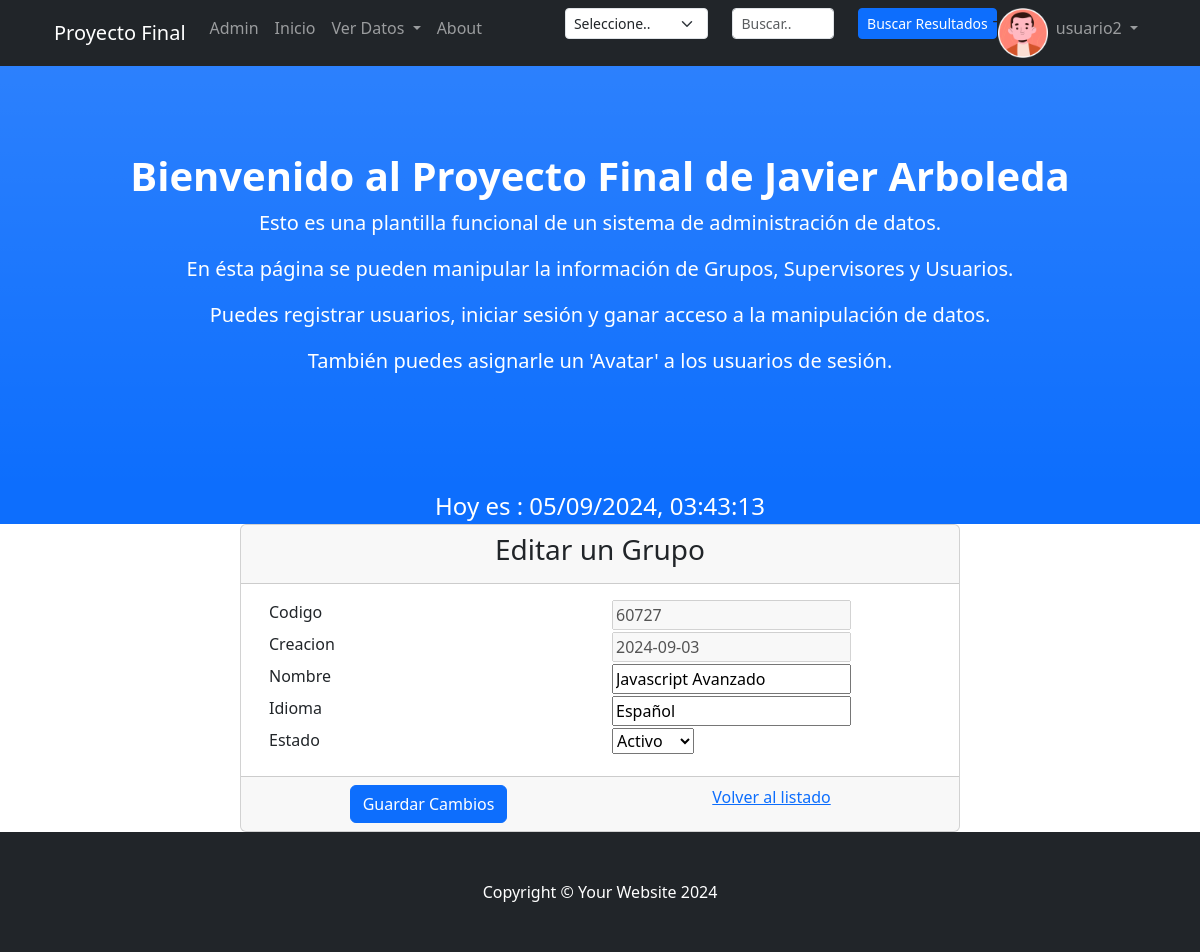
The page /editarGrupos/12/ (signed in) on the database its author committed.
### Usuarios/models.py (models this page shows, shortened)
class Imagen(models.Model):
    user = models.OneToOneField(User, on_delete = models.CASCADE)
    imagen = models.ImageField(upload_to = 'imagenes', null = True, blank = True)

### miAplicacion/models.py (models this page shows, shortened)
class Grupos(models.Model):
    codigo = models.IntegerField(
        validators=[
            MinValueValidator(10000),
            MaxValueValidator(99999)
        ],
        unique=True
    )
    nombre = models.CharField(max_length=50)
    idioma = models.CharField(max_length=20)
    estado = models.CharField(max_length=1)
    creacion = models.DateField()

### miAplicacion/views_clases.py (the view)
# urls.py: path('editarGrupos/<int:pk>/', gruposEditar.as_view(), name='editarGrupos'),
class gruposEditar(LoginRequiredMixin, UpdateView):
    model = Grupos
    form_class = gruposEdit
    template_name = 'miAplicacion/vistasClases/gruposEditar.html'
    success_url = reverse_lazy('gruposClist')
    def get_context_data(self, **kwargs):
        context = super().get_context_data(**kwargs)
        hoy = timezone.now().strftime('%d/%m/%Y, %H:%M:%S')
        context['dia_hora'] = hoy
        return context

### miAplicacion/forms.py
class gruposEdit(forms.ModelForm):
    ESTADO_CHOICES = [
        ('A', 'Activo'),
        ('I', 'Inactivo'),
    ]
    estado = forms.ChoiceField(choices=ESTADO_CHOICES)
    class Meta:
        model = Grupos
        fields = ['codigo','creacion','nombre','idioma','estado']
    def __init__(self, *args, **kwargs):
        super(gruposEdit, self).__init__(*args, **kwargs)
        self.fields['codigo'].disabled = True
        self.fields['creacion'].disabled = True

### miAplicacion/templates/miaplicacion/vistasClases/gruposEditar.html (shortened to what this page needs)
<!DOCTYPE html>
<html lang="en">
<head>
</head>
<body>
    {% extends "miAplicacion/index.html" %}
    {% load static %}
    {% block bloqueGrupos %}
        <div class="container px-4">
            <div class="row gx-4 justify-content-center">
                <div class="col-lg-8">
                    <div class="card">
                        <div class="card-header">
                            <h3 class="text-center">Editar un Grupo</h3>
                        </div>
                        <form action="" method="post">
                            <div class="card-body">
                                <div class="container">
                                    {% for field in form %}
                                    <div class="row">
                                        <div class="col"><label class="form-label" for="{{ field.id_for_label }}">{{ field.label }}</label></div>
                                        <div class="col">{{ field }}</div>
                                    </div>
                                    {% endfor %}
                                </div>
                            </div>
                            <div class="card-footer">
                                <div class="container text-center">
                                    <div class="row">
                                        <div class="col"><input type="submit" value="Guardar Cambios" class="btn btn-primary"></div>
                                        <div class="col"><a class="link" href="{% url 'gruposClist' %}">Volver al listado</a></div>
                                    </div>
                                </div>
                            </div>
                        </form>
                    </div>
                </div>
            </div>
        </div>
    {% endblock %}

### miAplicacion/templates/miaplicacion/index.html (shortened to what this page needs)
{% load static %}
<!DOCTYPE html>
<html lang="en">
    <head>
        <link href="{% static 'miaplicacion/css/styles.css' %}" rel="stylesheet" />
        <link href="https://cdn.jsdelivr.net/npm/bootstrap@5.3.3/dist/css/bootstrap.min.css" rel="stylesheet">
    </head>
    <body>
        <nav class="navbar navbar-expand-lg navbar-dark bg-dark fixed-top" id="mainNav">
            <div class="container px-4">
                <a class="navbar-brand" href="#">Proyecto Final</a>
                <div class="collapse navbar-collapse" id="navbarNavDropdown">
                    <ul class="navbar-nav ms-auto">
                        <li class="nav-item"><a class="nav-link" href="/admin/">Admin</a></li>
                        <li class="nav-item"><a class="nav-link" href="{% url 'inicio' %}">Inicio</a></li>
                        <li class="nav-item dropdown">
                            <a class="nav-link dropdown-toggle" href="#" id="navbarDropdownMenuLink" role="button" data-bs-toggle="dropdown" aria-expanded="false">
                                Ver Datos
                            </a>
                        </li>
                        <li class="nav-item"><a class="nav-link" href="{% url 'about' %}">About</a></li>
                        <form action="{% url 'buscar' %}" method="GET">
                            <div class="container">
                                <div class="row justify-content-center">
                                    <div class="col-4">
                                        <select class="form-select form-select-sm" aria-label=".form-select-sm" name="tipo" id="tipo">
                                            <option selected>Seleccione..</option>
                                        </select>
                                    </div>
                                    <div class="col-3">
                                        <input class="form-control form-control-sm" type="search" placeholder="Buscar.." name="codigo" id="codigo">
                                    </div>
                                    <div class="col-2">
                                        <input type="submit" class="btn btn-sm btn-primary" value="Buscar Resultados">
                                    </div>
                                </div>
                            </div>
                        </form>
                        <li>-</li>
                        {% if request.user.is_authenticated %}
                        {% if request.user.imagen and request.user.imagen.imagen %}
                            <img src="{{ request.user.imagen.imagen.url }}" alt="" style="height: 50px; width: 50px;">
                        {% else %}
                            <img src="{% static 'miaplicacion/images/default.jpg' %}" alt="" style="height: 50px; width: 50px;">
                        {% endif %}
                        <li class="nav-item dropdown">
                            <a class="nav-link dropdown-toggle" href="#" id="navbarDropdownMenuLink" role="button" data-bs-toggle="dropdown" aria-expanded="false">
                                {{ request.user.username }}
                            </a>
                        </li>
                        {% endif %}
                    </ul>
                </div>
            </div>
        </nav>
         {% block about %}
        <header class="bg-primary bg-gradient text-white" id="about">
            <div class="container px-4 text-center">
                <h1 class="fw-bolder">Bienvenido al Proyecto Final de Javier Arboleda</h1>
                <p class="lead">Esto es una plantilla funcional de un sistema de administración de datos.</p>
                <p class="lead">En ésta página se pueden manipular la información de Grupos, Supervisores y Usuarios.</p>
                <p class="lead">Puedes registrar usuarios, iniciar sesión y ganar acceso a la manipulación de datos.</p>
                <p class="lead">También puedes asignarle un 'Avatar' a los usuarios de sesión.</p>
            </div>
        </header>
        {% endblock about %}
        <div class="px-4 text-center bg-primary text-white fs-4">Hoy es : {{ dia_hora }}</div>
        {% block bloqueGrupos %}
        {% endblock bloqueGrupos %}
        <footer class="py-5 bg-dark">
            <div class="container px-4"><p class="m-0 text-center text-white">Copyright &copy; Your Website 2024</p></div>
        </footer>
    </body>
</html>

### rows shown on the page
Grupos: form "60727" "2024-09-03" "Javascript Avanzado" "Español" "Activo"

### other values the page prints
{{ request.user.username }} "usuario2"
{{ dia_hora }} "05/09/2024, 03:43:13"
{{ field.label }} "Codigo" "Creacion" "Nombre" "Idioma" "Estado"
